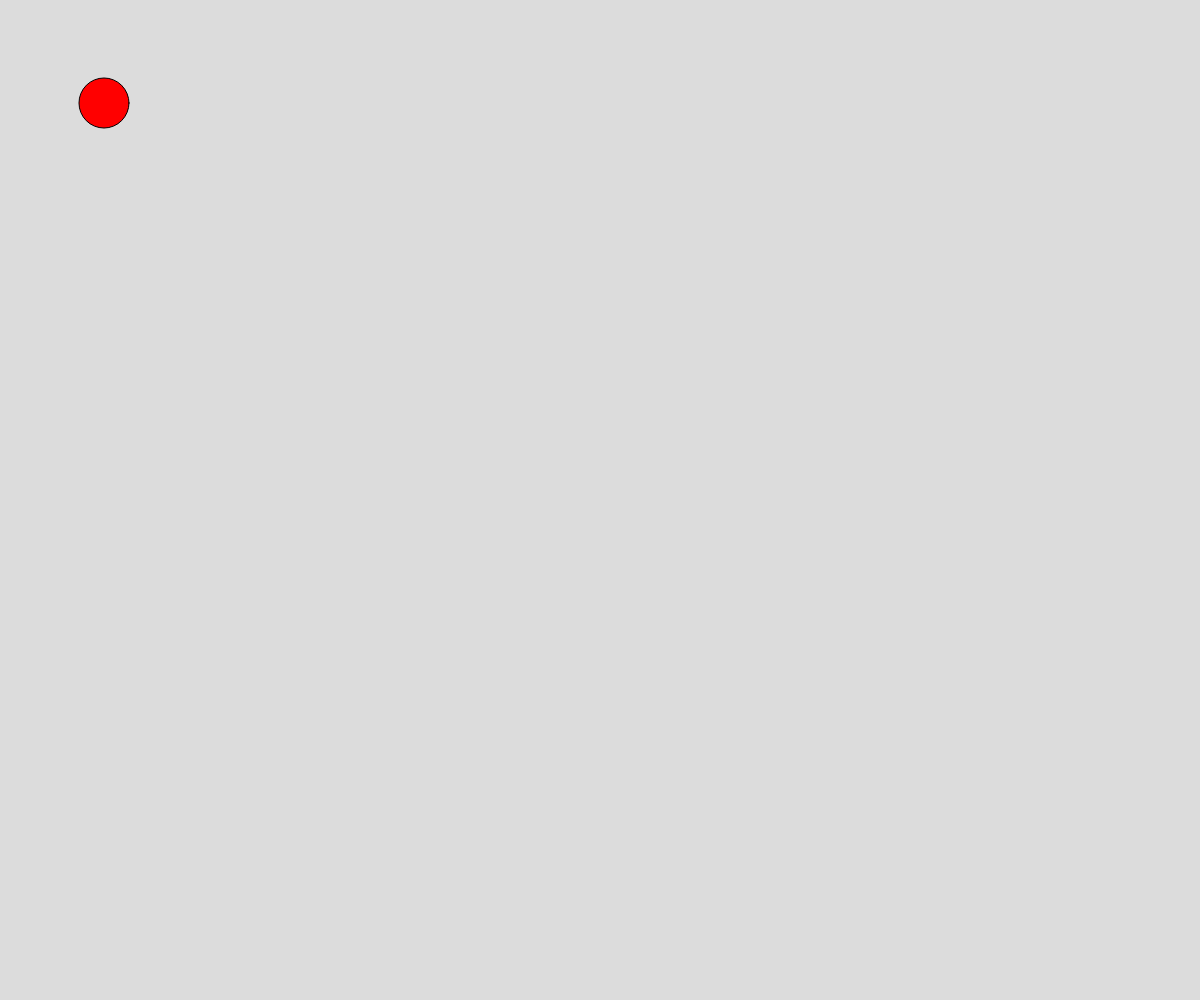
Frame 1 (no input)
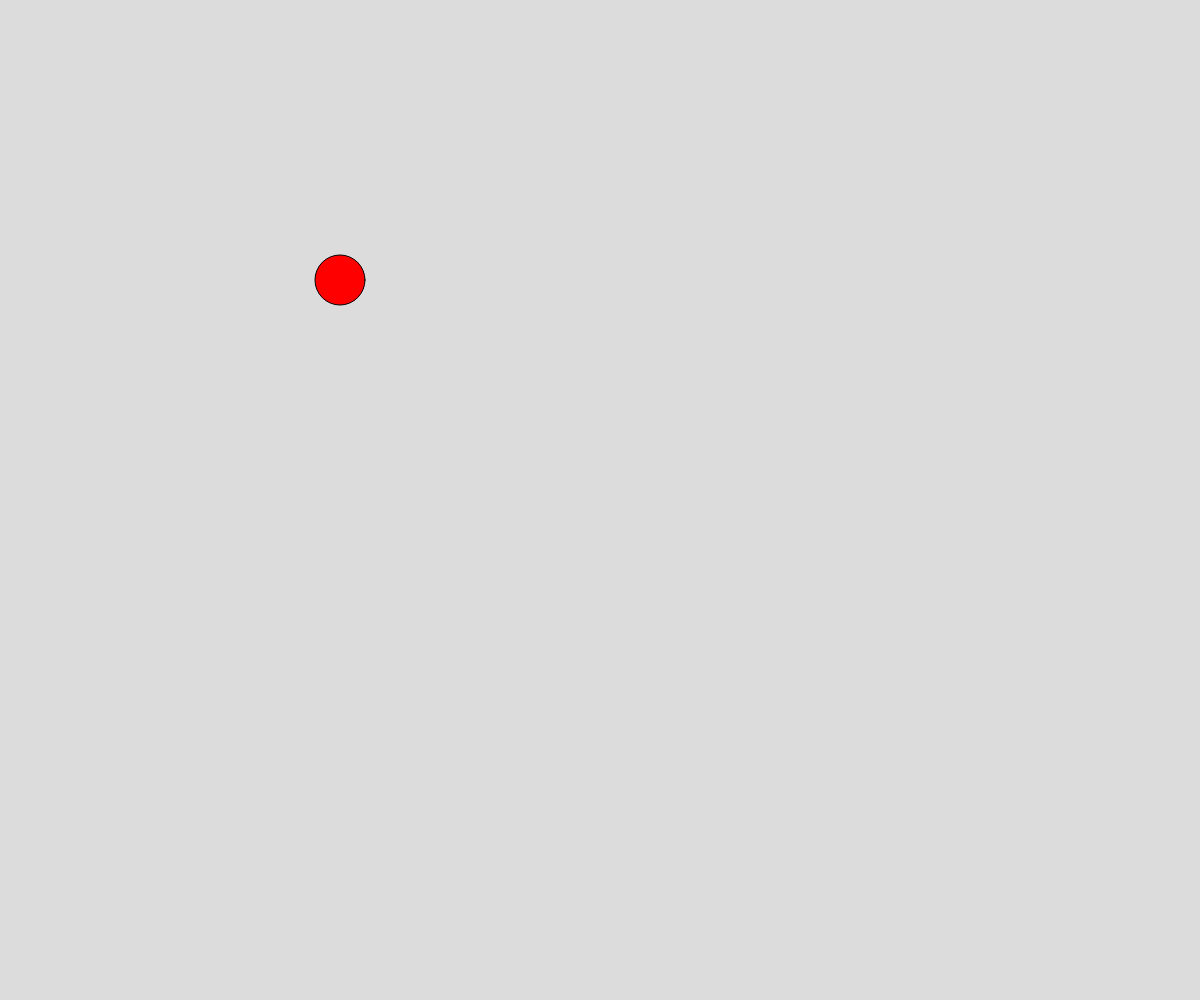
Frame 60 (no input)
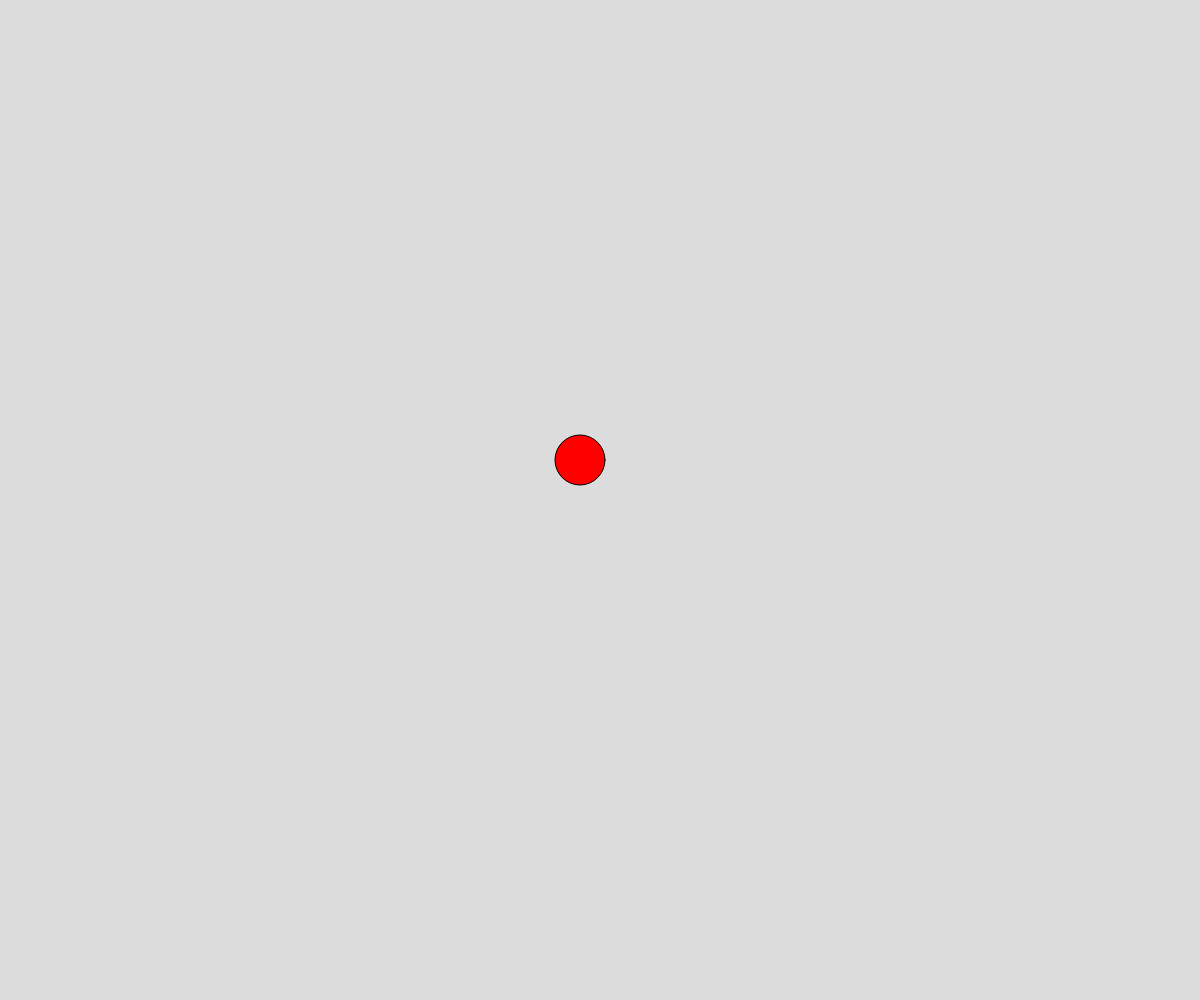
Frame 120 (the mouse pressed at the canvas centre since frame 60)

The p5.js sketch that drew these frames (run headless with seeded random() and noise() and a simulated clock; from frame 60 on, the mouse is pressed at the canvas centre):

// p5.js sketch
// ── sketch.js
// Ball object Notation Demo
// Oct 5, 2023

let theBall = {
  x: 100,
  y: 100,
  radius: 25,
  r: 255,
  g: 0,
  b: 0,
  dx: 4,
  dy: 3,
}

function setup() {
  createCanvas(windowWidth, windowHeight);
}

function draw() {
  background(220);
  moveBall();
  displayBall();
  teleportBall()
}

function moveBall(){
  theBall.x += theBall.dx;
  theBall.y += theBall.dy;
}

function displayBall(){
  fill(theBall.r,theBall.g,theBall.b);
  circle(theBall.x,theBall.y,theBall.radius*2);
}

function teleportBall(){
  if (theBall.x > windowWidth){
    theBall.x = 0;
  }
  if (theBall.y > windowHeight){
    theBall.y = 0;
  }
  if (theBall.x - theBall.radius){
    theBall.x < windowHeight
  }
}
